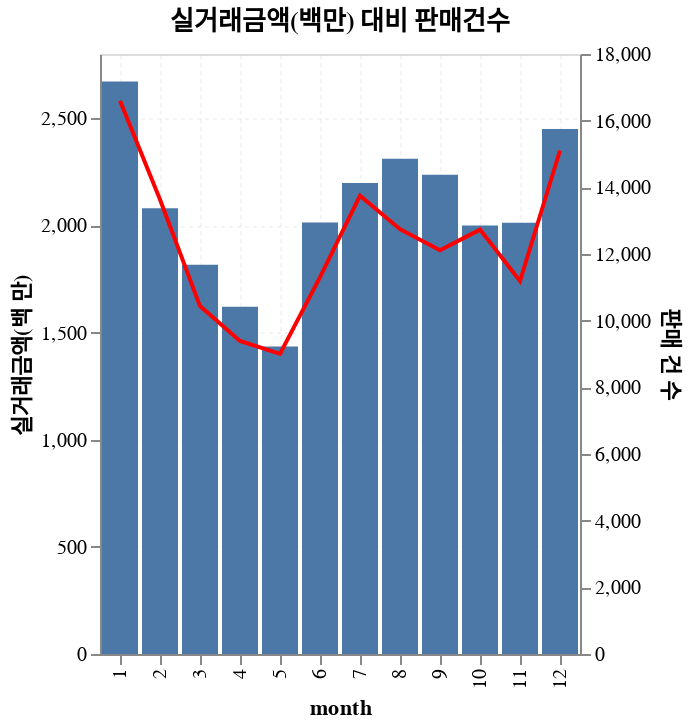

Source (notebook cell):
### Markdown cell above
#### 10. **1년간 매출&결제 수 추세** (확인필요 실거래금액이 이상하다)

### Code cell
#월별 실거래금 및 판매 건 수 확인하기
mon_df = paid_df[['month','실거래금액']]

# 월별 판매 건수 데이터프레임 만들기
mon_cnt = paid_df[['month']]
mon_cnt = pd.DataFrame(mon_cnt.groupby('month').value_counts())
mon_cnt = mon_cnt.reset_index()

# 월별로 실 거래금 보기
gr_mon_df = mon_df.groupby('month').agg({
    '실거래금액' : 'sum'    
})

gr_mon_df = gr_mon_df.reset_index()

# 두 테이블 합치기
mon_cnt['실거래금액(백 만)'] = (gr_mon_df['실거래금액']/1000000).astype(int)
mon_cnt['실거래금액(억)'] = (gr_mon_df['실거래금액']/100000000).astype(int)



# bar chart
mon_sale = alt.Chart(mon_cnt).mark_bar().encode(x=alt.X('month:N',sort=alt.EncodingSortField(field='month')),
                                                y=alt.Y('실거래금액(백 만):Q', stack=None, title='실거래금액', axis=alt.Axis(title='실거래금액(백 만)')),
                                                )

# line chart
mon_count= alt.Chart(mon_cnt).mark_line(color='red').encode(x=alt.X('month:N'),
                                                            y=alt.Y('count:Q', axis=alt.Axis(title='판매 건 수'))
                                                            )

# combine charts
combined = alt.layer(mon_sale, mon_count).resolve_scale(y='independent')

# Add grid lines
combined = combined.configure_axis(grid=True,
                                   gridColor='lightgray',
                                   gridOpacity=0.5,
                                   gridDash=[2, 2],  # Set the dash pattern for grid lines
                                   gridWidth=0.5  # Set the width of grid lines
                                   ).properties(title='실거래금액(백만) 대비 판매건수')
combined

### Figure 1 — Vega-Lite specification as saved in the notebook (floating-point values rounded to 4 significant figures)
{"config": {"view": {"continuousWidth": 300, "continuousHeight": 300}, "axis": {"grid": true, "gridColor": "lightgray", "gridDash": [2, 2], "gridOpacity": 0.5, "gridWidth": 0.5}}, "layer": [{"mark": {"type": "bar"}, "encoding": {"x": {"field": "month", "sort": {"field": "month"}, "type": "nominal"}, "y": {"axis": {"title": "실거래금액(백 만)"}, "field": "실거래금액(백 만)", "stack": null, "title": "실거래금액", "type": "quantitative"}}}, {"mark": {"type": "line", "color": "red"}, "encoding": {"x": {"field": "month", "type": "nominal"}, "y": {"axis": {"title": "판매 건 수"}, "field": "count", "type": "quantitative"}}}], "data": {"name": "data-38c32304f5e8712eec17abfeccb2013d"}, "resolve": {"scale": {"y": "independent"}}, "title": "실거래금액(백만) 대비 판매건수", "$schema": "https://vega.github.io/schema/vega-lite/v5.8.0.json", "datasets": {"data-38c32304f5e8712eec17abfeccb2013d": [{"month": 1, "count": 16600, "실거래금액(백 만)": 2672, "실거래금액(억)": 26}, {"month": 2, "count": 13636, "실거래금액(백 만)": 2080, "실거래금액(억)": 20}, {"month": 3, "count": 10437, "실거래금액(백 만)": 1816, "실거래금액(억)": 18}, {"month": 4, "count": 9393, "실거래금액(백 만)": 1621, "실거래금액(억)": 16}, {"month": 5, "count": 9005, "실거래금액(백 만)": 1435, "실거래금액(억)": 14}, {"month": 6, "count": 11308, "실거래금액(백 만)": 2014, "실거래금액(억)": 20}, {"month": 7, "count": 13752, "실거래금액(백 만)": 2198, "실거래금액(억)": 21}, {"month": 8, "count": 12745, "실거래금액(백 만)": 2311, "실거래금액(억)": 23}, {"month": 9, "count": 12110, "실거래금액(백 만)": 2237, "실거래금액(억)": 22}, {"month": 10, "count": 12731, "실거래금액(백 만)": 2000, "실거래금액(억)": 20}, {"month": 11, "count": 11188, "실거래금액(백 만)": 2012, "실거래금액(억)": 20}, {"month": 12, "count": 15104, "실거래금액(백 만)": 2450, "실거래금액(억)": 24}]}}
